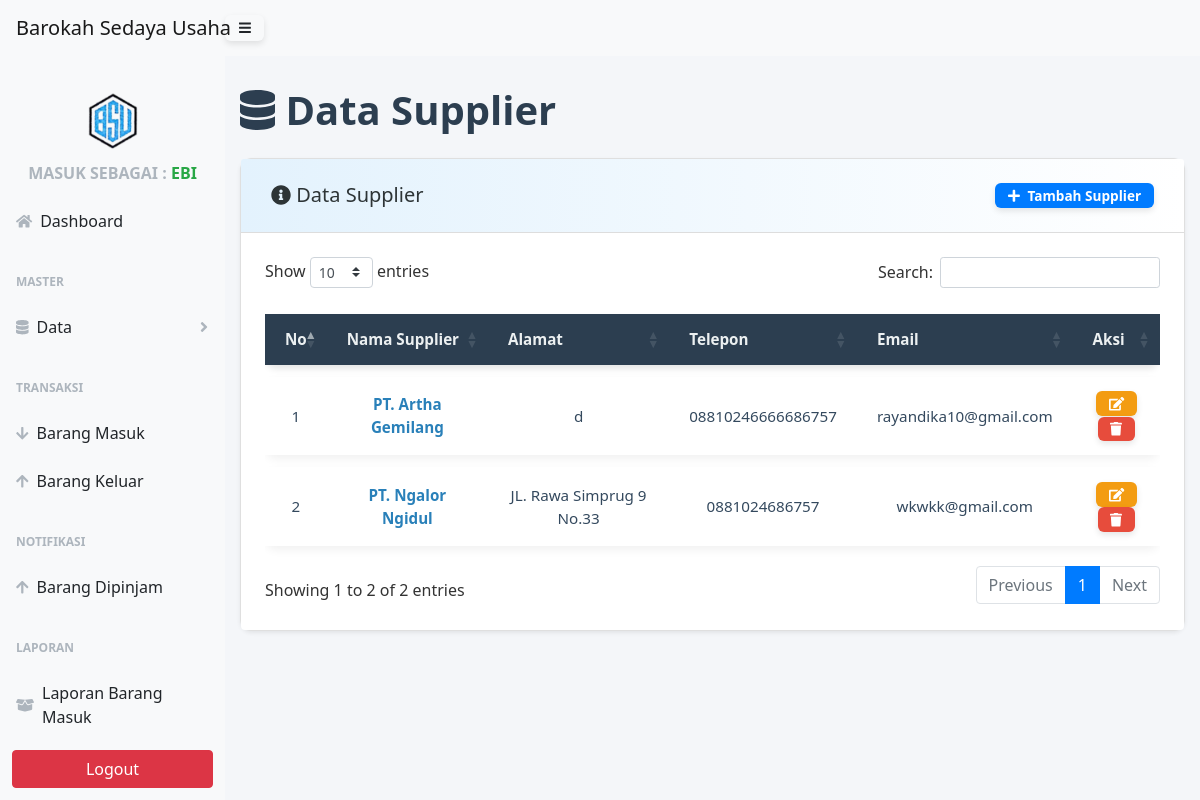
Screenshot of /users/index.php?page=supplier (signed in) with the database file from the repository.
### tables this page shows
CREATE TABLE `supplier` (
  `id_supplier` int(11) NOT NULL,
  `nama_supplier` varchar(100) NOT NULL,
  `alamat` text NOT NULL,
  `telepon` varchar(20) NOT NULL,
  `email` varchar(100) DEFAULT NULL,
  `tanggal_dibuat` timestamp NOT NULL DEFAULT current_timestamp()
);

### users/page/supplier/supplier.php (shortened to what this page needs)
<div class="container-fluid">
    <div class="bg-dashboard">
        <h1 class="mt-4 mb-4"><i class="fas fa-database"></i> Data Supplier</h1>
    </div>
    <div class="card mb-4 shadow-sm">
        <div class="card-header d-flex justify-content-between align-items-center">
            <h5 class="mb-0"><i class="fas fa-info-circle"></i> Data Supplier</h5>
            <button type="button" class="btn btn-primary btn-sm" data-toggle="modal" data-target="#formModal">
                <i class="fas fa-plus mr-1"></i> Tambah Supplier
            </button>
        </div>
        <div class="card-body p-3 p-md-4 bg-white rounded">
            <div class="table-responsive">
                <table class="table table-borderless table-sm" id="dataTable" cellspacing="0">
                    <thead>
                        <tr>
                            <th>No</th>
                            <th>Nama Supplier</th>
                            <th>Alamat</th>
                            <th>Telepon</th>
                            <th>Email</th>
                            <th>Aksi</th>
                        </tr>
                    </thead>
                    <tbody>
                        <?php
                        $no = 1;
                        $sql = $conn->query("SELECT * FROM supplier");
                        while ($data = $sql->fetch_assoc()) {
                        ?>
                            <tr>
                                <td data-label="No"><?php echo $no++; ?></td>
                                <td data-label="Nama Supplier" style="color:#2980b9; font-weight: 600;">
                                    <?php echo htmlspecialchars($data['nama_supplier']); ?>
                                </td>
                                <td data-label="Alamat"><?php echo htmlspecialchars($data['alamat']); ?></td>
                                <td data-label="Telepon"><?php echo htmlspecialchars($data['telepon']); ?></td>
                                <td data-label="Email"><?php echo htmlspecialchars($data['email']); ?></td>
                                <td data-label="Aksi">
                                    <button type="button" class="btn btn-warning btn-xs" data-toggle="modal" data-target="#formModal-edit<?php echo $data['id_supplier']; ?>" title="Edit">
                                        <i class="fas fa-edit"></i>
                                    </button>
                                    <a href="javascript:void(0);" class="btn btn-danger btn-xs" onclick="hapusSupplier('<?php echo $data['id_supplier']; ?>')" title="Hapus">
                                        <i class="fas fa-trash"></i>
                                    </a>
                                </td>
                            </tr>
                        <?php } ?>
                    </tbody>
                </table>
            </div>
        </div>
    </div>
</div>

### users/page/supplier/supplier.php (style rules this page uses)
body { font-family: 'Segoe UI', Tahoma, Geneva, Verdana, sans-serif; background-color: #f4f6f9; color: #333; }
.container-fluid { max-width: 100%; margin: 30px auto; padding: 0 15px; }
.bg-dashboard h1 { font-weight: 700; color: #2c3e50; }
.card { background: #fff; border-radius: 12px; box-shadow: 0 8px 20px rgba(0,0,0,0.1); transition: box-shadow 0.3s ease; }
.card-header { padding: 24px 30px; font-weight: 700; font-size: 1.4rem; background: linear-gradient(to right, #e3f2fd, #ffffff); border-bottom: 1px solid #ddd; display: flex; justify-content: space-between; align-items: center; color: #2d3436; border-top-left-radius: 16px; border-top-right-radius: 16px; }
.btn-primary { background-color: #007bff; color: #fff; border: none; padding: 10px 18px; font-weight: 600; border-radius: 8px; transition: 0.3s; box-shadow: 0 4px 10px rgba(0, 123, 255, 0.4); }
#dataTable { width: 100%; border-collapse: separate; border-spacing: 0 12px; font-size: 0.95rem; }
#dataTable thead tr { background-color: #2c3e50; color: #ecf0f1; text-align: center; border-radius: 12px; box-shadow: 0 4px 6px rgba(0,0,0,0.1); display: table-row; }
#dataTable th, #dataTable td { padding: 14px 20px; vertical-align: middle !important; transition: background-color 0.3s ease; }
#dataTable tbody tr { background: #fff; box-shadow: 0 4px 10px rgba(0,0,0,0.06); border-radius: 12px; transition: all 0.3s ease-in-out; }
#dataTable td { text-align: center; color: #34495e; }
.btn-xs, .btn-sm { padding: 0.35rem 0.8rem; font-size: 0.85rem; line-height: 1; border-radius: 6px; transition: background-color 0.3s ease, color 0.3s ease; box-shadow: 0 3px 6px rgba(0,0,0,0.1); }
.btn-warning.btn-xs, .btn-warning.btn-sm { background-color: #f39c12; color: #fff; border: none; }
.btn-danger.btn-xs, .btn-danger.btn-sm { background-color: #e74c3c; color: #fff; border: none; }
a.btn { color: #fff !important; text-decoration: none !important; }
#dataTable a { color: #3498db; font-weight: 600; transition: color 0.3s ease; text-decoration: none; }

### rows the page displays
supplier: nama_supplier "PT. Artha Gemilang", alamat "d", telepon "08810246666686757", email "rayandika10@gmail.com"
supplier: nama_supplier "PT. Ngalor Ngidul", alamat "JL. Rawa Simprug 9 No.33", telepon "0881024686757", email "wkwkk@gmail.com"

### other values shown
$role "EBI"
